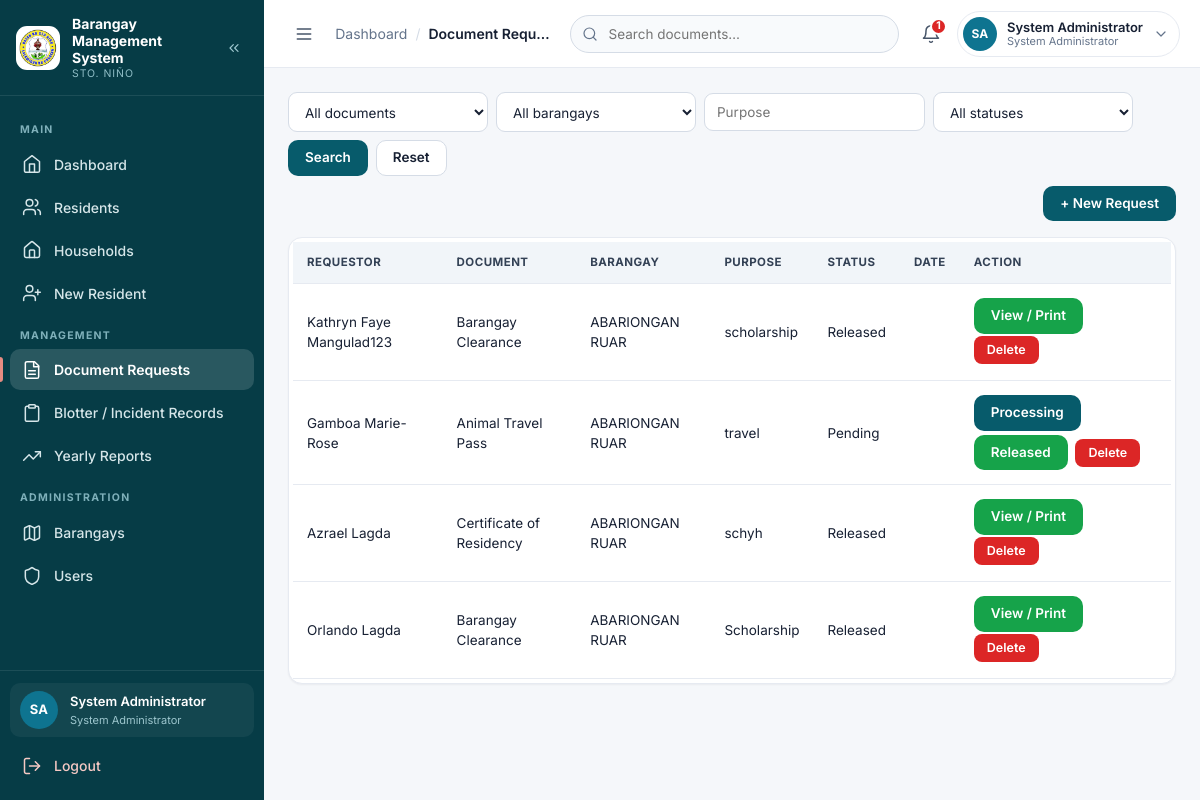
Screenshot of /pages/documents.php (signed in) with the database file from the repository.
### tables this page shows
CREATE TABLE `document_requests` (
  `id` int(11) NOT NULL AUTO_INCREMENT,
  `barangay_id` int(11) NOT NULL,
  `resident_id` int(11) DEFAULT NULL,
  `requestor_name` varchar(150) NOT NULL,
  `document_type` varchar(100) NOT NULL,
  `purpose` varchar(255) DEFAULT NULL,
  `status` enum('Pending','Processing','Released','Rejected','Cancelled') NOT NULL DEFAULT 'Pending',
  `requested_at` timestamp NOT NULL DEFAULT current_timestamp(),
  `released_at` datetime DEFAULT NULL,
  `processed_by` int(11) DEFAULT NULL,
  `processed_at` datetime DEFAULT NULL,
  `decision_note` varchar(255) DEFAULT NULL,
  `notes` text DEFAULT NULL,
  PRIMARY KEY (`id`),
  KEY `idx_docs_barangay` (`barangay_id`),
  KEY `idx_docs_resident` (`resident_id`),
  KEY `idx_docs_status` (`status`),
  KEY `idx_docs_processed_by` (`processed_by`),
  CONSTRAINT `document_requests_ibfk_1` FOREIGN KEY (`barangay_id`) REFERENCES `barangays` (`id`),
  CONSTRAINT `document_requests_ibfk_2` FOREIGN KEY (`resident_id`) REFERENCES `residents` (`id`),
  CONSTRAINT `fk_docs_processed_by` FOREIGN KEY (`processed_by`) REFERENCES `users` (`id`) ON DELETE SET NULL ON UPDATE CASCADE
);

CREATE TABLE `barangays` (
  `id` int(11) NOT NULL AUTO_INCREMENT,
  `barangay_name` varchar(150) NOT NULL,
  `created_at` timestamp NOT NULL DEFAULT current_timestamp(),
  PRIMARY KEY (`id`),
  UNIQUE KEY `barangay_name` (`barangay_name`)
);

### config/config.php (called while the page is built, shortened)
<?php
if (!function_exists('url')) {
    function url($path = '') {
        $path = ltrim((string)$path, '/');
        return BASE_URL . '/' . $path;
    }
}
function e($value) { return htmlspecialchars((string)$value, ENT_QUOTES, 'UTF-8'); }
function csrf_token() {
    return $_SESSION['csrf_token'];
}
require_once BASE_PATH . '/includes/auth.php';

### includes/auth.php (called while the page is built, shortened)
<?php
if (!defined('BRGY_AUTH_LOADED')) {
    function current_user(): array
    {
        static $user = null;
        if ($user !== null) {
            return $user;
        }
        $user = [
            'id'          => (int)($_SESSION['user_id'] ?? 0),
            'username'    => (string)($_SESSION['username'] ?? ''),
            'full_name'   => (string)($_SESSION['full_name'] ?? ''),
            'role'        => (string)($_SESSION['role'] ?? ''),
            'barangay_id' => null,
            'status'      => (string)($_SESSION['status'] ?? ''),
            'resident_id' => null,
        ];
        $conn = $GLOBALS['conn'] ?? null;
        $stmt = $conn->prepare(
            'SELECT u.id, u.username, u.full_name, u.role, u.barangay_id, u.status,
                    r.id AS resident_id
               FROM users u
               LEFT JOIN residents r ON r.user_id = u.id
              WHERE u.id = ? AND u.deleted_at IS NULL LIMIT 1'
        );
        $uid = (int)$_SESSION['user_id'];
        $stmt->bind_param('i', $uid);
        $stmt->execute();
        $row = $stmt->get_result()->fetch_assoc();
        if ($row) {
            $user = [
                'id'          => (int)$row['id'],
                'username'    => (string)$row['username'],
                'full_name'   => (string)$row['full_name'],
                'role'        => (string)$row['role'],
                'barangay_id' => ($row['barangay_id'] !== null) ? (int)$row['barangay_id'] : null,
                'status'      => (string)$row['status'],
                'resident_id' => ($row['resident_id'] !== null) ? (int)$row['resident_id'] : null,
            ];
        }
        return $user;
    }
    function current_role(): string
    {
        return (string)(current_user()['role'] ?? '');
    }
    function is_admin(): bool     { return current_role() === 'admin'; }
    function require_role(array $allowed): void
    {
        $user  = current_user();
    }
    function require_staff(): void     { require_role(['admin', 'secretary']); }
    function scope_barangay(string $alias = '', string $join = ' AND '): array
    {
        if (is_admin()) {
            return ['', []];
        }
        $prefix = ($alias !== '') ? $alias . '.' : '';
        $bid    = current_barangay_id();
        return [$join . $prefix . 'barangay_id = ?', [$bid]];
    }
}
?>

### pages/documents.php (the view, shortened to what this page needs)
<?php
require_once __DIR__ . '/../config/config.php';
require_staff();
list($scopeSql, $scopeParams) = scope_barangay('dr');
$f_purpose  = trim($_GET['purpose'] ?? '');
$requestsSql = "
    SELECT
        dr.id,
        dr.requestor_name,
        dr.document_type,
        dr.purpose,
        dr.notes,
        dr.status,
        dr.released_at,
        b.barangay_name
    FROM document_requests dr
    LEFT JOIN barangays b
        ON dr.barangay_id = b.id
    WHERE 1=1 " . $scopeSql . "
";
$fTypes = '';
$fParams = [];
$requestsSql .= " ORDER BY dr.id DESC ";
$allParams = array_merge($scopeParams, $fParams);
$allTypes  = str_repeat('i', count($scopeParams)) . $fTypes;
if ($allParams) {
    $requests = $conn->prepare($requestsSql);
    $requests->bind_param($allTypes, ...$allParams);
    $requests->execute();
    $requests = $requests->get_result();
} else {
    $requests = $conn->query($requestsSql);
}
include BASE_PATH . '/partials/header.php';
?>
<div class="toolbar">
    <form method="get">
        <select id="f_document" name="document">
            <option value="">All documents</option>
        </select>
        <?php if ($_SESSION['role'] === 'admin'): ?>
        <select id="f_barangay" name="barangay">
            <option value="0">All barangays</option>
        </select>
        <?php endif; ?>
        <input id="f_purpose" type="text" name="purpose" placeholder="Purpose" value="<?= e($f_purpose) ?>">
        <select id="f_status" name="status">
            <option value="">All statuses</option>
        </select>
        <button class="btn" type="submit">Search</button>
        <a class="btn btn--ghost" href="<?= e(url('pages/documents.php')) ?>">Reset</a>
    </form>
    <button type="button" class="btn push-right" data-toggle="#new-request-form"
            aria-controls="new-request-form" aria-expanded="false">+ New Request</button>
</div>
<div class="card table-wrap">
    <table>
        <thead>
            <tr>
                <th>Requestor</th>
                <th>Document</th>
                <th>Barangay</th>
                <th>Purpose</th>
                <th>Status</th>
                <th>Date</th>
                <th>Action</th>
            </tr>
        </thead>
        <tbody>
        <?php if ($requests->num_rows > 0): ?>
            <?php while ($r = $requests->fetch_assoc()): ?>
                <tr>
                    <td>
                        <?= e($r['requestor_name']) ?>
                    </td>
                    <td>
                        <?= e($r['document_type']) ?>
                    </td>
                    <td>
                        <?= e($r['barangay_name']) ?>
                    </td>
                    <td>
                        <?= e($r['purpose']) ?>
                    </td>
                    <td>
                        <?= e($r['status']) ?>
                    </td>
                    <td>
                    </td>
                    <td>
                        <?php if ($r['status'] === 'Pending'): ?>
                            <a
                                href="<?= e(url('actions/process_document.php?id=' . $r['id'] . '&token=' . csrf_token())) ?>"
                                class="btn btn-primary"
                            >
                                Processing
                            </a>
                            <a
                                href="<?= e(url('actions/release_document.php?id=' . $r['id'] . '&token=' . csrf_token())) ?>"
                                class="btn btn-success"
                                target="_blank"
                                data-confirm="Release this document now?"
                                data-confirm-title="Release document"
                            >
                                Released
                            </a>
                        <?php elseif ($r['status'] === 'Released'): ?>
                            <a
                                href="<?= e(url('pages/document_print.php?id=' . $r['id'])) ?>"
                                class="btn btn-success"
                                target="_blank"
                            >
                                View / Print
                            </a>
                        <?php endif; ?>
                        <a
                            href="<?= e(url('actions/document_delete.php?id=' . $r['id'] . '&token=' . csrf_token())) ?>"
                            class="btn-delete"
                            data-confirm="Delete this request? This action cannot be undone."
                            data-confirm-title="Delete request"
                        >
                            Delete
                        </a>
                    </td>
                </tr>
            <?php endwhile; ?>
        <?php endif; ?>
        </tbody>
    </table>
</div>
<?php include BASE_PATH . '/partials/footer.php'; ?>

### assets/css/style.css (style rules this page uses)
:root { --primary: #075B6B; --primary-700: #054C59; --primary-900: #063C46; --secondary: #0E7490; --accent: #E58B82; --bg: #F5F7FA; --card: #FFFFFF; --text: #172033; --muted: #64748B; --success: #16A34A; --warning: #F59E0B; --danger: #DC2626; --info: #0E7490; --border: #E6EAF1; --border-strong: #D5DCE6; --sidebar-w: 264px; --sidebar-w-collapsed: 78px; --topbar-h: 68px; --radius: 14px; --radius-sm: 10px; --radius-lg: 18px; --shadow-sm: 0 1px 2px rgba(16, 24, 40, .05); --shadow: 0 4px 16px rgba(16, 24, 40, .06); --shadow-md: 0 12px 32px rgba(16, 24, 40, .12); --ring: 0 0 0 3px rgba(14, 116, 144, .18); --font: 'Inter', system-ui, -apple-system, 'Segoe UI', Roboto, Arial, sans-serif; }
*, *::before, *::after { box-sizing: border-box; }
html { -webkit-text-size-adjust: 100%; }
body { margin: 0; font-family: var(--font); background: var(--bg); color: var(--text); font-size: 14px; line-height: 1.5; -webkit-font-smoothing: antialiased; }
a { color: var(--secondary); }
.btn, .btn-primary { display: inline-flex; align-items: center; justify-content: center; gap: 8px; background: var(--primary); color: #fff; border: 1px solid transparent; border-radius: 10px; padding: 10px 16px; font-size: 13.5px; font-weight: 600; text-decoration: none; cursor: pointer; font-family: inherit; line-height: 1; transition: background .15s, box-shadow .15s, transform .05s; }
.btn.secondary, .btn--ghost, .btn-secondary { background: #fff; color: var(--text); border-color: var(--border-strong); }
.btn.btn-success, .btn-success, .btn--success { background: var(--success); color: #fff; }
.btn-edit, .btn-delete, .btn-cancel, .btn-approve { display: inline-flex; align-items: center; gap: 6px; padding: 7px 12px; border-radius: 8px; color: #fff; text-decoration: none; font-size: 12.5px; font-weight: 600; border: 1px solid transparent; cursor: pointer; font-family: inherit; line-height: 1; }
.btn-delete { background: var(--danger); }
.table-wrap .btn-edit, .table-wrap .btn-delete, .table-wrap .btn-cancel, .table-wrap .btn-approve { margin: 0 4px 4px 0; }
.card { background: var(--card); border: 1px solid var(--border); border-radius: var(--radius); padding: 20px; box-shadow: var(--shadow-sm); margin-bottom: 18px; min-width: 0; }
.push-right { margin-left: auto; }
table { width: 100%; border-collapse: collapse; background: #fff; font-size: 13.5px; }
th, td { padding: 12px 14px; text-align: left; border-bottom: 1px solid var(--border); vertical-align: middle; }
th { background: #F1F5F9; color: #334155; font-size: 11.5px; font-weight: 700; text-transform: uppercase; letter-spacing: .04em; white-space: nowrap; }
td .btn-edit, td .btn-delete, td .btn-cancel, td .btn { margin: 2px 4px 2px 0; }
.table-wrap { overflow-x: auto; -webkit-overflow-scrolling: touch; }
.table-wrap.card { padding: 4px; }
input, select, textarea { width: 100%; padding: 10px 12px; border: 1px solid var(--border-strong); border-radius: 9px; background: #fff; font-size: 13.5px; color: var(--text); font-family: inherit; }
.toolbar { display: flex; gap: 10px; flex-wrap: wrap; align-items: center; margin-bottom: 16px; }
.toolbar form { display: flex; gap: 8px; align-items: center; flex-wrap: wrap; }
.toolbar input[type="text"], .toolbar input[type="search"], .toolbar select { width: auto; min-width: 200px; line-height: 1; }

### rows the page displays
document_requests: requestor_name "Kathryn Faye Mangulad123", document_type "Barangay Clearance", barangay.barangay_name "ABARIONGAN RUAR", purpose "scholarship", status "Released"
document_requests: requestor_name "Gamboa Marie-Rose", document_type "Animal Travel Pass", barangay.barangay_name "ABARIONGAN RUAR", purpose "travel", status "Pending"
document_requests: requestor_name "Azrael Lagda", document_type "Certificate of Residency", barangay.barangay_name "ABARIONGAN RUAR", purpose "schyh", status "Released"
document_requests: requestor_name "Orlando Lagda", document_type "Barangay Clearance", barangay.barangay_name "ABARIONGAN RUAR", purpose "Scholarship", status "Released"

### other values shown
$group "MAIN"
$item['label'] "Dashboard"
$item['label'] "Residents"
$item['label'] "Households"
$item['label'] "New Resident"
$group "MANAGEMENT"
$item['label'] "Document Requests"
$item['label'] "Blotter / Incident Records"
$item['label'] "Yearly Reports"
$group "ADMINISTRATION"
$item['label'] "Barangays"
$item['label'] "Users"
$initials "SA"
$full_name "System Administrator"
$role_label "System Administrator"
